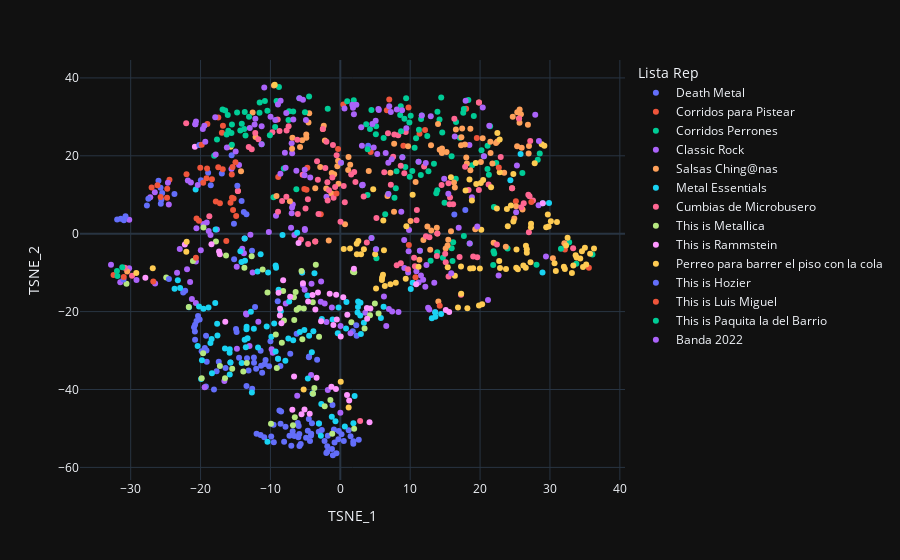

The cell this chart's notebook holds for it:
### Code cell
#And finally, an interactive graph of this results is generated
#It is interesting to see that certian genres can be visually told appart from others in a graphic way merely by considering their TSNE values
fig = px.scatter(df, x="TSNE_1", y="TSNE_2", color="Lista Rep", hover_data=['cancion'], template="plotly_dark")
fig.show()
